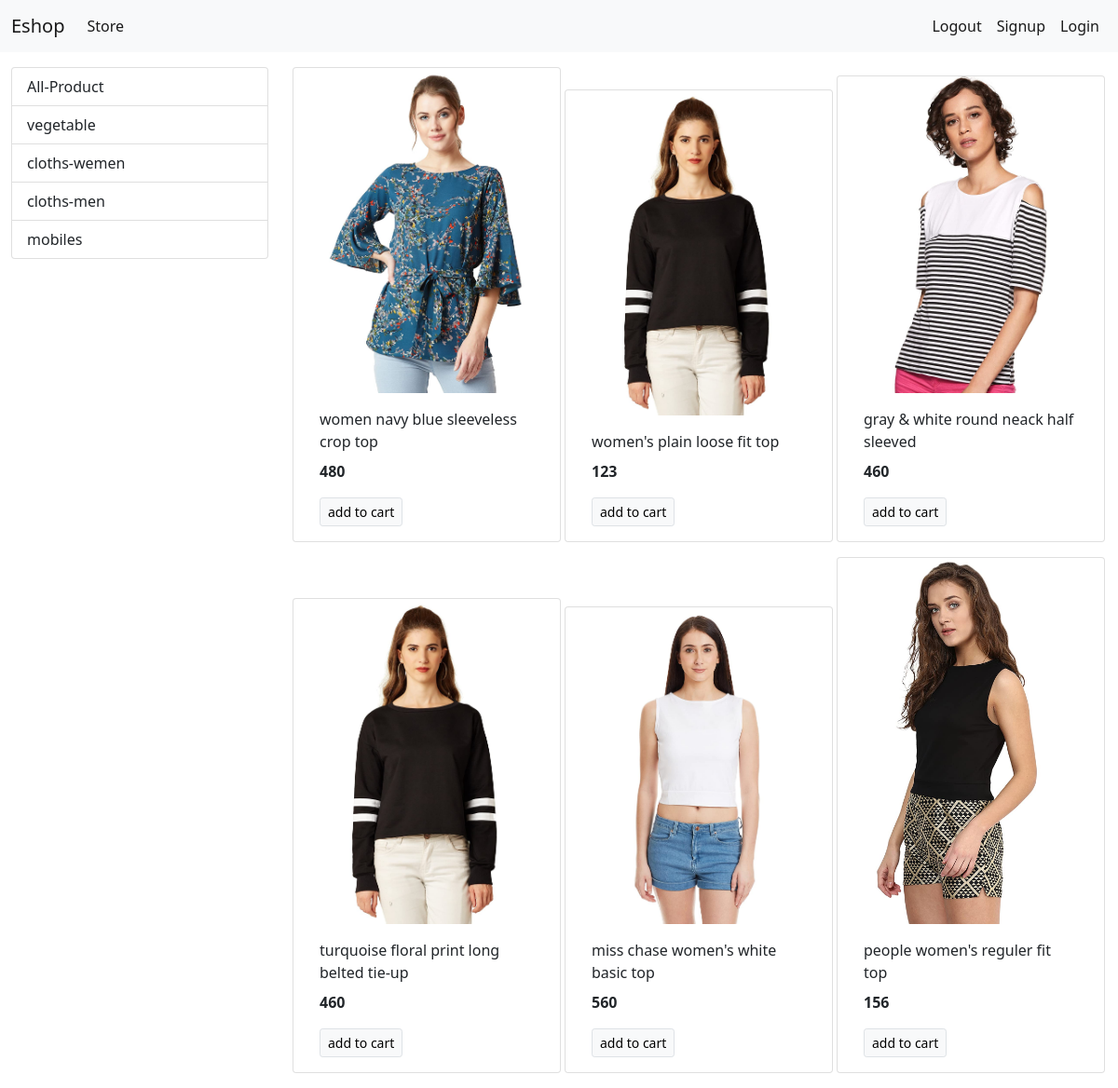
The app's page /?category=4 with its own data.
### store/models/category.py (models this page shows, shortened)
class Catagory(models.Model):
    name = models.CharField(max_length=20)
    @staticmethod
    def get_all_categories():
        return Catagory.objects.all()

### store/models/product.py (models this page shows, shortened)
class Product(models.Model):
    name = models.CharField(max_length=50)
    price = models.IntegerField(default=0)
    category = models.ForeignKey(Catagory, on_delete=models.CASCADE, default=1)
    description = models.CharField(max_length=200, default='', null=True, blank=True)
    image = models.ImageField(upload_to='uploads/products/')
    @staticmethod
    def get_all_products_by_categoryid(category_id):
        if category_id:
            return Product.objects.filter(category=category_id)
        else:
            return Product.get_all_products();

### store/views/home.py (the view)
# urls.py: path('', home.Index.as_view(), name='homepage'),
class Index(View):
    def get(self, request):
        products = None
        categories = Catagory.get_all_categories();
        categoryID = request.GET.get('category')
        if categoryID:
            products = Product.get_all_products_by_categoryid(categoryID)
        else:
            products = Product.get_all_products();
        data = {}
        data['products'] = products
        data['categories'] = categories
        return render(request, 'index.html', data)

### store/templates/index.html
{% extends 'base.html' %}
{% block content %}
<div class="container-fluid mt-3">
    <div class="row">
        <div class="col-lg-3">
            <div class="list-group">
                <a class="list-group-item list-group-item-action " href="/">All-Product</a>
                {% for category in categories %}
                <a class="list-group-item list-group-item-action "
                   href="/?category={{category.id}}">{{category.name}}</a>
                {% endfor %}
            </div>
        </div>
        <div class="col-lg-9 mx-auto" id="product">
            <div class="row mx-auto">
                {% for product in products %}
                <div class="card m-auto mb-3" style="width: 18rem;">
                    <img alt="IMGAE" class="card-img-top" src={{product.image.url}}>
                    <div class="card-body">
                        <p class="card-title">{{product.name}}</p>
                        <p class="card-text"><b>{{product.price}}</b></p>
                        <a class="btn btn-light border btn-sm" href="#">add to cart</a>
                    </div>
                </div>
                {% endfor %}
            </div>
        </div>
    </div>
</div>
{% endblock %}

### records on screen
Catagory: name "vegetable"
Catagory: name "cloths-wemen"
Catagory: name "cloths-men"
Catagory: name "mobiles"
Product: image (picture), name "women navy blue sleeveless crop top", price "480"
Product: image (picture), name "women's plain loose fit top", price "123"
Product: image (picture), name "gray & white round neack half sleeved", price "460"
Product: image (picture), name "turquoise floral print long belted tie-up", price "460"
Product: image (picture), name "miss chase women's white basic top", price "560"
Product: image (picture), name "people women's reguler fit top", price "156"
